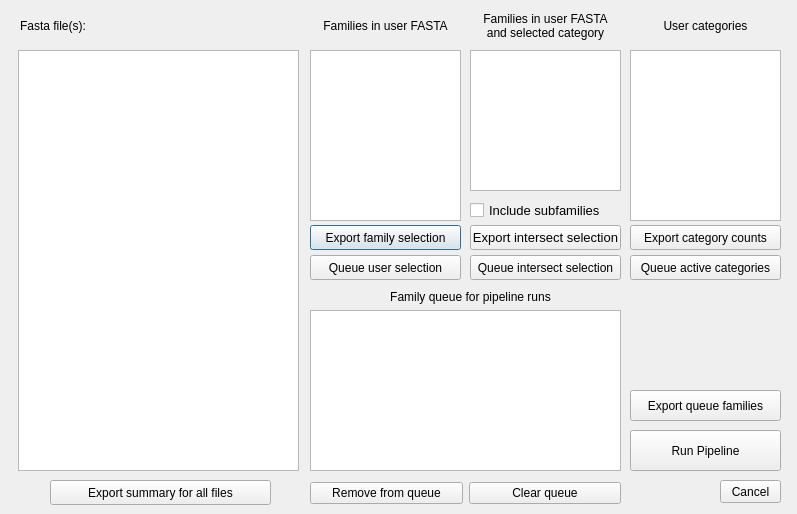
<?xml version="1.0" encoding="UTF-8"?>
<ui version="4.0">
 <class>Dialog</class>
 <widget class="QDialog" name="Dialog">
  <property name="geometry">
   <rect>
    <x>0</x>
    <y>0</y>
    <width>797</width>
    <height>514</height>
   </rect>
  </property>
  <property name="windowTitle">
   <string>Dialog</string>
  </property>
  <widget class="QLabel" name="user_title">
   <property name="geometry">
    <rect>
     <x>310</x>
     <y>10</y>
     <width>151</width>
     <height>31</height>
    </rect>
   </property>
   <property name="text">
    <string>Families in user FASTA</string>
   </property>
   <property name="alignment">
    <set>Qt::AlignCenter</set>
   </property>
  </widget>
  <widget class="QLabel" name="intersect_title">
   <property name="geometry">
    <rect>
     <x>470</x>
     <y>10</y>
     <width>151</width>
     <height>31</height>
    </rect>
   </property>
   <property name="text">
    <string>Families in user FASTA
and selected category</string>
   </property>
   <property name="alignment">
    <set>Qt::AlignCenter</set>
   </property>
  </widget>
  <widget class="QListWidget" name="user_listwidget">
   <property name="geometry">
    <rect>
     <x>310</x>
     <y>50</y>
     <width>151</width>
     <height>171</height>
    </rect>
   </property>
   <property name="dragEnabled">
    <bool>true</bool>
   </property>
   <property name="dragDropMode">
    <enum>QAbstractItemView::DragOnly</enum>
   </property>
   <property name="selectionMode">
    <enum>QAbstractItemView::ExtendedSelection</enum>
   </property>
   <property name="selectionRectVisible">
    <bool>true</bool>
   </property>
  </widget>
  <widget class="QPushButton" name="save_counts_button">
   <property name="geometry">
    <rect>
     <x>310</x>
     <y>225</y>
     <width>151</width>
     <height>25</height>
    </rect>
   </property>
   <property name="maximumSize">
    <size>
     <width>16777215</width>
     <height>16777215</height>
    </size>
   </property>
   <property name="text">
    <string>Export family selection</string>
   </property>
  </widget>
  <widget class="QPushButton" name="save_categories_button">
   <property name="geometry">
    <rect>
     <x>630</x>
     <y>225</y>
     <width>151</width>
     <height>25</height>
    </rect>
   </property>
   <property name="maximumSize">
    <size>
     <width>16777215</width>
     <height>16777215</height>
    </size>
   </property>
   <property name="text">
    <string>Export category counts</string>
   </property>
  </widget>
  <widget class="QListWidget" name="intersection_listwidget">
   <property name="geometry">
    <rect>
     <x>470</x>
     <y>50</y>
     <width>151</width>
     <height>141</height>
    </rect>
   </property>
   <property name="dragEnabled">
    <bool>true</bool>
   </property>
   <property name="dragDropMode">
    <enum>QAbstractItemView::DragOnly</enum>
   </property>
   <property name="selectionMode">
    <enum>QAbstractItemView::ExtendedSelection</enum>
   </property>
  </widget>
  <widget class="QListWidget" name="category_listwidget">
   <property name="geometry">
    <rect>
     <x>630</x>
     <y>50</y>
     <width>151</width>
     <height>171</height>
    </rect>
   </property>
   <property name="selectionMode">
    <enum>QAbstractItemView::ExtendedSelection</enum>
   </property>
  </widget>
  <widget class="QLabel" name="category_title">
   <property name="geometry">
    <rect>
     <x>630</x>
     <y>10</y>
     <width>151</width>
     <height>31</height>
    </rect>
   </property>
   <property name="text">
    <string>User categories</string>
   </property>
   <property name="alignment">
    <set>Qt::AlignCenter</set>
   </property>
  </widget>
  <widget class="QListWidget" name="queue_listwidget">
   <property name="geometry">
    <rect>
     <x>310</x>
     <y>310</y>
     <width>311</width>
     <height>161</height>
    </rect>
   </property>
   <property name="dragEnabled">
    <bool>true</bool>
   </property>
   <property name="dragDropMode">
    <enum>QAbstractItemView::DragDrop</enum>
   </property>
   <property name="selectionMode">
    <enum>QAbstractItemView::ExtendedSelection</enum>
   </property>
   <property name="viewMode">
    <enum>QListView::IconMode</enum>
   </property>
  </widget>
  <widget class="QLabel" name="queue_title">
   <property name="geometry">
    <rect>
     <x>310</x>
     <y>281</y>
     <width>321</width>
     <height>31</height>
    </rect>
   </property>
   <property name="text">
    <string>Family queue for pipeline runs</string>
   </property>
   <property name="alignment">
    <set>Qt::AlignCenter</set>
   </property>
  </widget>
  <widget class="QPushButton" name="cancel_pushButton">
   <property name="geometry">
    <rect>
     <x>720</x>
     <y>480</y>
     <width>61</width>
     <height>23</height>
    </rect>
   </property>
   <property name="text">
    <string>Cancel</string>
   </property>
  </widget>
  <widget class="QPushButton" name="run_pipeline_button">
   <property name="geometry">
    <rect>
     <x>630</x>
     <y>430</y>
     <width>151</width>
     <height>41</height>
    </rect>
   </property>
   <property name="text">
    <string>Run Pipeline</string>
   </property>
  </widget>
  <widget class="QPushButton" name="save_intersection_button">
   <property name="geometry">
    <rect>
     <x>470</x>
     <y>225</y>
     <width>151</width>
     <height>25</height>
    </rect>
   </property>
   <property name="maximumSize">
    <size>
     <width>16777215</width>
     <height>16777215</height>
    </size>
   </property>
   <property name="font">
    <font>
     <pointsize>10</pointsize>
    </font>
   </property>
   <property name="text">
    <string>Export intersect selection</string>
   </property>
  </widget>
  <widget class="QPushButton" name="add_user_button">
   <property name="geometry">
    <rect>
     <x>310</x>
     <y>255</y>
     <width>151</width>
     <height>25</height>
    </rect>
   </property>
   <property name="maximumSize">
    <size>
     <width>16777215</width>
     <height>16777215</height>
    </size>
   </property>
   <property name="text">
    <string>Queue user selection</string>
   </property>
  </widget>
  <widget class="QPushButton" name="add_intersection_button">
   <property name="geometry">
    <rect>
     <x>630</x>
     <y>255</y>
     <width>151</width>
     <height>25</height>
    </rect>
   </property>
   <property name="maximumSize">
    <size>
     <width>16777215</width>
     <height>16777215</height>
    </size>
   </property>
   <property name="text">
    <string>Queue active categories</string>
   </property>
  </widget>
  <widget class="QPushButton" name="add_user_intersect_button">
   <property name="geometry">
    <rect>
     <x>470</x>
     <y>255</y>
     <width>151</width>
     <height>25</height>
    </rect>
   </property>
   <property name="maximumSize">
    <size>
     <width>16777215</width>
     <height>16777215</height>
    </size>
   </property>
   <property name="text">
    <string>Queue intersect selection</string>
   </property>
  </widget>
  <widget class="QPushButton" name="save_queue_button">
   <property name="geometry">
    <rect>
     <x>630</x>
     <y>390</y>
     <width>151</width>
     <height>31</height>
    </rect>
   </property>
   <property name="text">
    <string>Export queue families</string>
   </property>
  </widget>
  <widget class="QCheckBox" name="include_subfamily_checkbox">
   <property name="geometry">
    <rect>
     <x>470</x>
     <y>200</y>
     <width>151</width>
     <height>20</height>
    </rect>
   </property>
   <property name="font">
    <font>
     <pointsize>10</pointsize>
    </font>
   </property>
   <property name="text">
    <string>Include subfamilies</string>
   </property>
  </widget>
  <widget class="QWidget" name="horizontalLayoutWidget">
   <property name="geometry">
    <rect>
     <x>310</x>
     <y>480</y>
     <width>311</width>
     <height>26</height>
    </rect>
   </property>
   <layout class="QHBoxLayout" name="horizontalLayout_2">
    <item>
     <widget class="QPushButton" name="remove_queue_button_2">
      <property name="text">
       <string>Remove from queue</string>
      </property>
     </widget>
    </item>
    <item>
     <widget class="QPushButton" name="clear_queue_button">
      <property name="text">
       <string>Clear queue</string>
      </property>
     </widget>
    </item>
   </layout>
  </widget>
  <widget class="QListWidget" name="file_list_listWidget">
   <property name="geometry">
    <rect>
     <x>18</x>
     <y>50</y>
     <width>281</width>
     <height>421</height>
    </rect>
   </property>
   <property name="selectionMode">
    <enum>QAbstractItemView::ExtendedSelection</enum>
   </property>
   <property name="selectionBehavior">
    <enum>QAbstractItemView::SelectItems</enum>
   </property>
   <property name="selectionRectVisible">
    <bool>true</bool>
   </property>
  </widget>
  <widget class="QLabel" name="file_label">
   <property name="geometry">
    <rect>
     <x>20</x>
     <y>10</y>
     <width>281</width>
     <height>31</height>
    </rect>
   </property>
   <property name="text">
    <string>Fasta file(s):</string>
   </property>
  </widget>
  <widget class="QPushButton" name="save_file_summary_button">
   <property name="geometry">
    <rect>
     <x>50</x>
     <y>480</y>
     <width>221</width>
     <height>25</height>
    </rect>
   </property>
   <property name="maximumSize">
    <size>
     <width>16777215</width>
     <height>16777215</height>
    </size>
   </property>
   <property name="text">
    <string>Export summary for all files</string>
   </property>
  </widget>
 </widget>
 <resources/>
 <connections/>
</ui>
